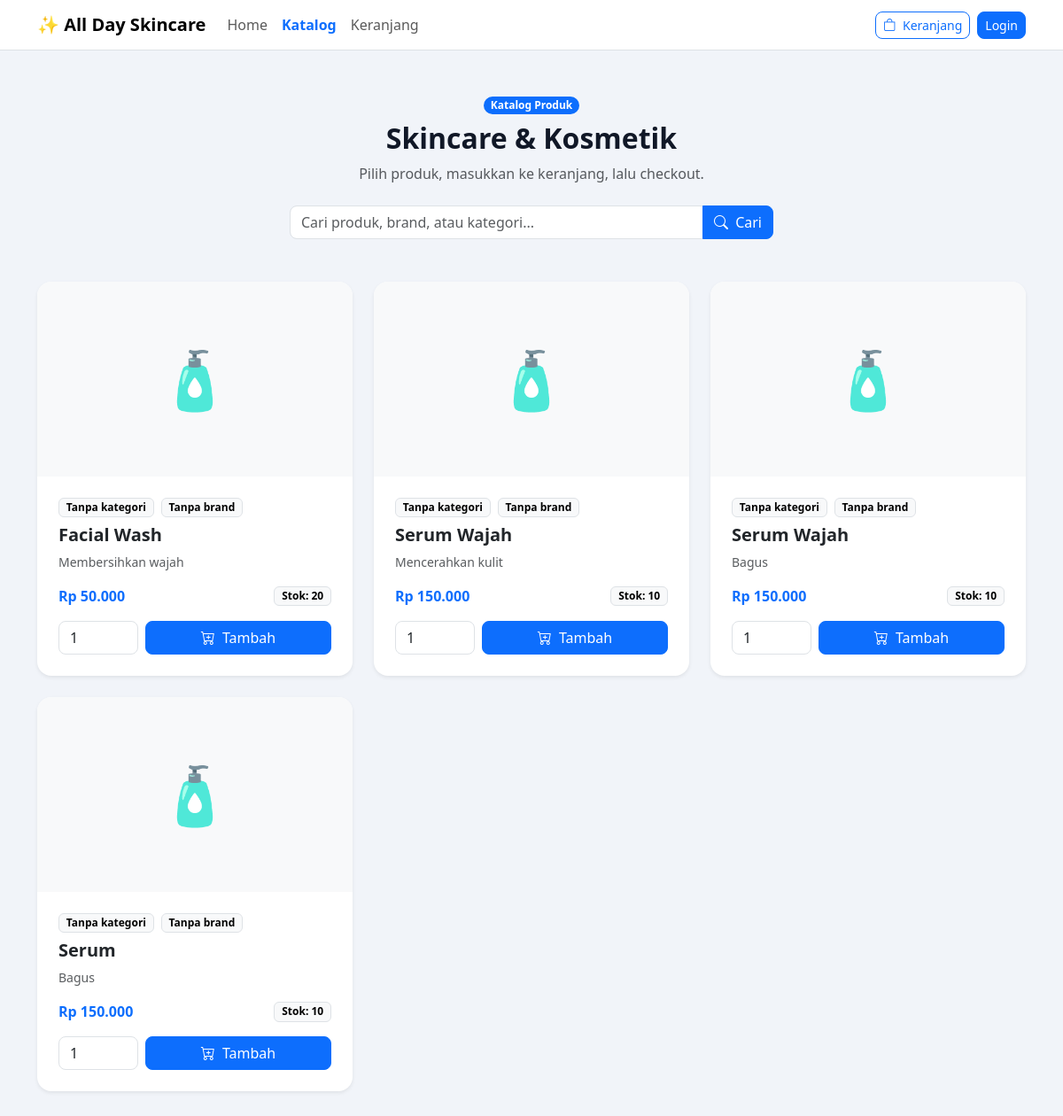
/index.php?page=katalog, run on the app's committed database.
### tables this page shows
CREATE TABLE `products` (
  `id_product` bigint(20) UNSIGNED NOT NULL,
  `nama_produk` varchar(150) NOT NULL,
  `deskripsi` text NOT NULL,
  `harga` decimal(12,2) NOT NULL,
  `stok` int(11) NOT NULL DEFAULT 0,
  `id_kategori` bigint(20) UNSIGNED DEFAULT NULL,
  `id_brand` bigint(20) UNSIGNED DEFAULT NULL,
  `gambar` varchar(255) NOT NULL,
  `created_at` timestamp NOT NULL DEFAULT current_timestamp(),
  `updated_at` timestamp NULL DEFAULT NULL
);

### config/helpers.php (called while the page is built, shortened)
<?php
function e($value): string
{
    return htmlspecialchars((string) $value, ENT_QUOTES, 'UTF-8');
}
function rupiah($number): string
{
    return 'Rp ' . number_format((float) $number, 0, ',', '.');
}
function getParam(string $key, $default = '')
{
    return $_GET[$key] ?? $default;
}

### user/katalog.php (the view, shortened to what this page needs)
<?php
require_once __DIR__ . '/../config/helpers.php';
require_once __DIR__ . '/../config/koneksi.php';
require_once __DIR__ . '/../layout/store_navbar.php';
$search = trim((string) getParam('q'));
$sql = '
    SELECT products.*, categories.nama_kategori, brands.nama_brand
    FROM products
    LEFT JOIN categories ON categories.id_kategori = products.id_kategori
    LEFT JOIN brands ON brands.id_brand = products.id_brand
';
$sql .= ' ORDER BY products.id_product DESC';
$stmt = mysqli_prepare($conn, $sql);
if ($stmt) {
    mysqli_stmt_execute($stmt);
    $data = mysqli_stmt_get_result($stmt);
} else {
    $data = mysqli_query($conn, 'SELECT * FROM products ORDER BY id_product DESC');
}
?>
<div class="container py-5">
    <div class="text-center mb-4">
        <span class="badge rounded-pill text-bg-primary mb-2">Katalog Produk</span>
        <h2 class="fw-bold">Skincare & Kosmetik</h2>
        <p class="text-muted mb-0">Pilih produk, masukkan ke keranjang, lalu checkout.</p>
    </div>
    <form method="GET" class="row justify-content-center mb-5">
        <div class="col-md-6">
            <div class="input-group">
                <input type="text" name="q" value="<?= e($search) ?>" class="form-control rounded-start-3" placeholder="Cari produk, brand, atau kategori...">
                <button class="btn btn-primary rounded-end-3" type="submit"><i class="bi bi-search me-1"></i> Cari</button>
            </div>
        </div>
    </form>
    <div class="row g-4">
        <?php if ($data && mysqli_num_rows($data) > 0): ?>
            <?php while ($p = mysqli_fetch_assoc($data)): ?>
                <?php
                $image = $p['gambar'] ?? '-';
                $imagePath = ($image && $image !== '-') ? 'uploads/products/' . $image : '';
                $stok = (int) ($p['stok'] ?? 0);
                ?>
                <div class="col-md-6 col-lg-4">
                    <div class="card border-0 shadow-sm rounded-4 h-100 card-hover overflow-hidden">
                        <?php if ($imagePath && file_exists(__DIR__ . '/../' . $imagePath)): ?>
                            <img src="<?= e($imagePath) ?>" alt="<?= e($p['nama_produk']) ?>" style="height: 220px; object-fit: cover;">
                        <?php else: ?>
                            <div class="d-flex align-items-center justify-content-center bg-light" style="height: 220px; font-size: 4rem;">🧴</div>
                        <?php endif; ?>
                        <div class="card-body p-4 d-flex flex-column">
                            <div class="d-flex gap-2 flex-wrap mb-2">
                                <span class="badge text-bg-light border"><?= e($p['nama_kategori'] ?? 'Tanpa kategori') ?></span>
                                <span class="badge text-bg-light border"><?= e($p['nama_brand'] ?? 'Tanpa brand') ?></span>
                            </div>
                            <h5 class="fw-bold mb-2"><?= e($p['nama_produk']) ?></h5>
                            <p class="text-muted small mb-3 flex-grow-1"><?= e($p['deskripsi'] ?? 'Produk skincare berkualitas.') ?></p>
                            <div class="d-flex justify-content-between align-items-center mb-3">
                                <span class="fw-bold text-primary"><?= rupiah($p['harga']) ?></span>
                                <span class="badge <?= $stok > 0 ? 'text-bg-light border' : 'text-bg-danger' ?>">Stok: <?= e($stok) ?></span>
                            </div>
                            <form method="POST" action="process/add_to_cart.php" class="d-flex gap-2">
                                <input type="number" name="qty" min="1" max="<?= e(max($stok, 1)) ?>" value="1" class="form-control rounded-3" style="max-width:90px;" <?= $stok <= 0 ? 'disabled' : '' ?>>
                                <button type="submit" class="btn btn-primary rounded-3 flex-grow-1" <?= $stok <= 0 ? 'disabled' : '' ?>>
                                    <i class="bi bi-cart-plus me-1"></i> Tambah
                                </button>
                            </form>
                        </div>
                    </div>
                </div>
            <?php endwhile; ?>
        <?php else: ?>
            <div class="col-12">
                <div class="alert alert-info text-center rounded-4">Belum ada produk yang tersedia.</div>
            </div>
        <?php endif; ?>
    </div>
</div>

### layout/header.php (style rules this page uses)
:root { --primary: #6c63ff; --primary-soft: #ede9fe; --bg: #f1f4f9; --text-muted: #6b7280; }
body { background: var(--bg); color: #111827; }
.card { border-radius: 1rem; transition: .2s ease; }

### data on the page
products: nama_kategori "Tanpa kategori", nama_brand "Tanpa brand", nama_produk "Facial Wash", deskripsi "Membersihkan wajah", harga "Rp 50.000", stok "20", qty "1"
products: nama_kategori "Tanpa kategori", nama_brand "Tanpa brand", nama_produk "Serum Wajah", deskripsi "Mencerahkan kulit", harga "Rp 150.000", stok "10", qty "1"
products: nama_kategori "Tanpa kategori", nama_brand "Tanpa brand", nama_produk "Serum Wajah", deskripsi "Bagus", harga "Rp 150.000", stok "10", qty "1"
products: nama_kategori "Tanpa kategori", nama_brand "Tanpa brand", nama_produk "Serum", deskripsi "Bagus", harga "Rp 150.000", stok "10", qty "1"
